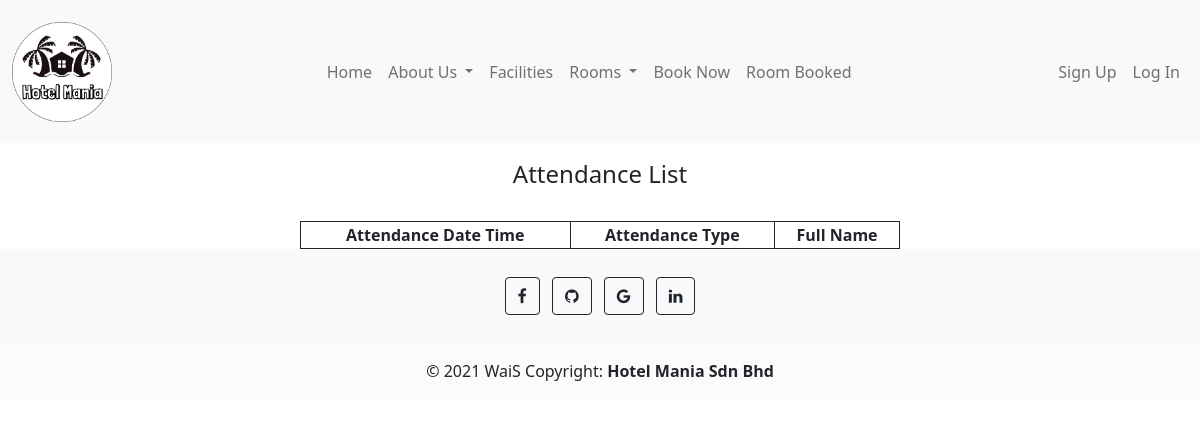
Page /attendance-list.php on the earlier database version.
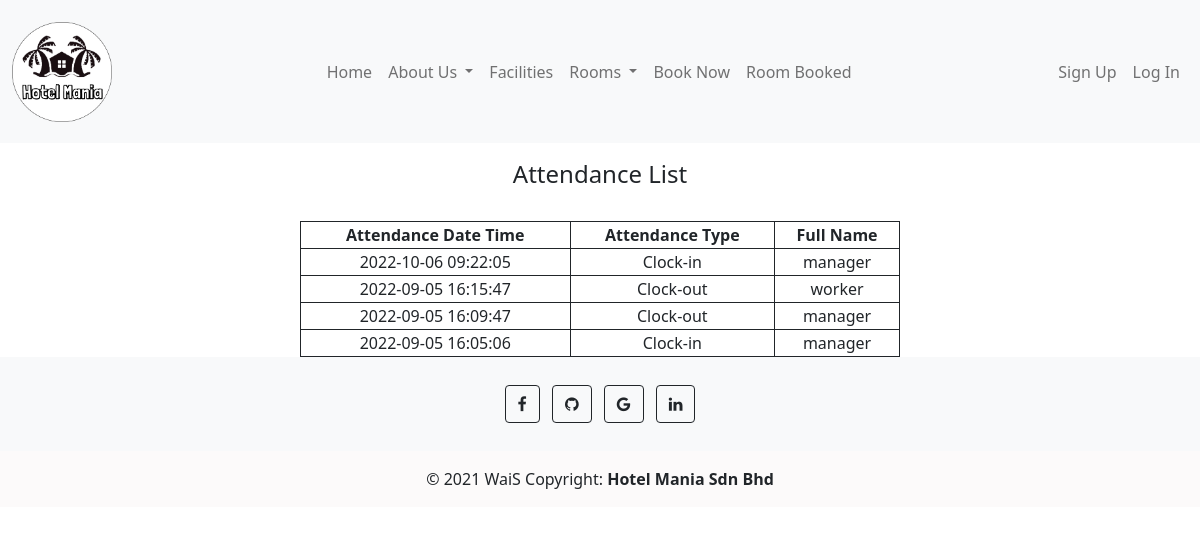
Same page on the later database version.
### tables this page shows
CREATE TABLE `attendancedb` (
  `attendanceId` int(11) NOT NULL,
  `attendanceDateTime` varchar(144) DEFAULT NULL,
  `attendanceType` enum('Clock-in','Clock-out') DEFAULT NULL,
  `fullName` varchar(100) NOT NULL
);

### backend/config.php (called while the page is built)
<?php
require_once "product_db.php";
$product_db = new product_db();
?>

### backend/product_db.php (called while the page is built, shortened)
<?php
require_once "DBController.php";
class product_db extends DBController{
    function getAllAttendance()
    {
        $query = "SELECT * FROM attendancedb
        ORDER BY attendanceDateTime DESC";
        $productResult = $this->getDBResult($query);
        return $productResult;
    }
}
?>

### backend/DBController.php (called while the page is built, shortened)
<?php
class DBController
{
    private $host = "localhost";
    private $user = "root";
    private $password = "";
    private $database = "hotel_mania";
    private static $conn;
    function __construct()
    {
        $this->conn = mysqli_connect($this->host, $this->user, $this->password, $this->database);
    }
    function getDBResult($query, $params = array())
    {
        $sql_statement = $this->conn->prepare($query);
        $sql_statement->execute();
        $result = $sql_statement->get_result();
        if ($result->num_rows > 0) {
            while ($row = $result->fetch_assoc()) {
                $resultset[] = $row;
            }
        }
        if (! empty($resultset)) {
            return $resultset;
        }
    }
}

### attendance-list.php (the view, shortened to what this page needs)
<!DOCTYPE html>
<html lang="en">
<?php require_once "backend/attendance_backend.php"; ?>
<head>
    <link rel="stylesheet" href="css/attendance.css">
    <link href="https://cdn.jsdelivr.net/npm/bootstrap@5.1.1/dist/css/bootstrap.min.css" rel="stylesheet">
    <link rel="stylesheet" href="https://cdn.jsdelivr.net/npm/bootstrap-icons@1.6.0/font/bootstrap-icons.css">
</head>
<?php include 'include_php/header.php';?>
<body>
<h4>Attendance List</h4>
    <table style="margin-left: auto; margin-right: auto; border: 1px solid;border-collapse: collapse; width: 50%;">
        <tr>
            <td style="border: 1px solid;text-align: center;"><b> Attendance Date Time <b> </td>
            <td style="border: 1px solid;text-align: center;"><b> Attendance Type <b> </td>
            <td style="border: 1px solid;text-align: center;"><b> Full Name<b> </td>
        </tr>
        <tr>
        <?php
            $query = "SELECT * FROM attendancedb";
            $product_array = $product_db->getAllAttendance($query);
            if (!empty($product_array)) {
                foreach ($product_array as $key => $value) {
        ?>
            <td style="border: 1px solid;text-align: center;"><?php echo $product_array[$key]["attendanceDateTime"]; ?> </td>
            <td style="border: 1px solid;text-align: center;"><?php echo $product_array[$key]["attendanceType"]; ?> </td>
            <td style="border: 1px solid;text-align: center;"><?php echo $product_array[$key]["fullName"]; ?> </td>
        </tr>
        <?php }} ?>
    </table>
<?php include 'include_php/footer.php';?>
</body>
</html>

Differences in the rows shown:
added attendancedb: attendanceDateTime "2022-10-06 09:22:05", attendanceType "Clock-in", fullName "manager"
added attendancedb: attendanceDateTime "2022-09-05 16:15:47", attendanceType "Clock-out", fullName "worker"
added attendancedb: attendanceDateTime "2022-09-05 16:09:47", attendanceType "Clock-out", fullName "manager"
added attendancedb: attendanceDateTime "2022-09-05 16:05:06", attendanceType "Clock-in", fullName "manager"
